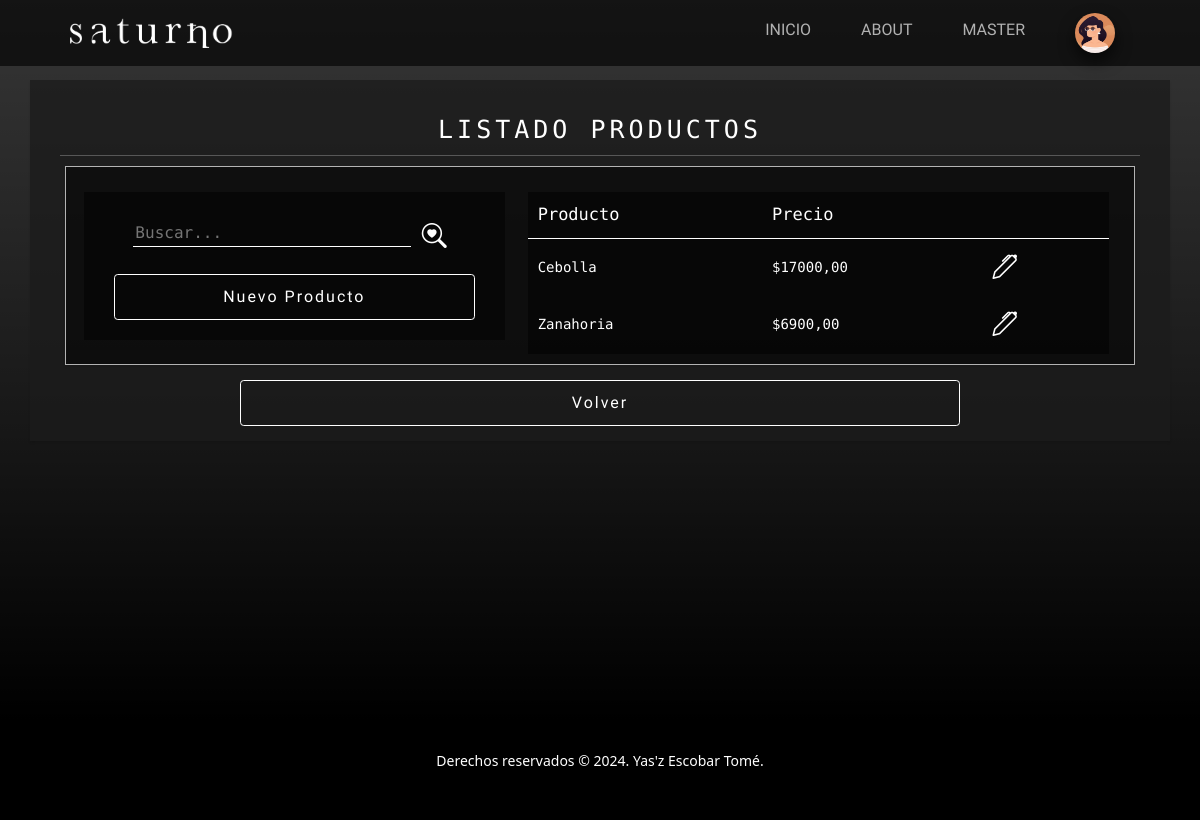
The page /productos/ (signed in) on the database its author committed.
### userManagement/models.py (models this page shows)
class Avatar(models.Model):
    user = models.OneToOneField(User, on_delete=models.CASCADE)
    image = models.ImageField(upload_to='media/avatars/', null=True, blank=True)
    def __str__(self):
        return self.image.url

### products/models.py (models this page shows, shortened)
class Product(models.Model):
    name = models.CharField(max_length=100)
    price = models.DecimalField(max_digits=10, decimal_places=2)

### products/views.py (the view)
# urls.py: path('', ProductListView.as_view(), name='Products'),
class ProductListView(LoginRequiredMixin, ListView):
    model = Product
    context_object_name = 'products'
    template_name = 'products/products.html'

### products/templates/products/products.html (shortened to what this page needs)
{% extends 'main/base.html' %}
{% block main %}
<section class="page-section">
    <div class="container container-list py-4 px-lg-5 text-white text-center">
        <h1>LISTADO PRODUCTOS</h1>
        <hr>
        <div class="row gx-4 gx-lg-5 mx-2 custom-card justify-content-around">
            <div class="col-12 col-lg-5 align-top mt-4">
                <div class="row info-card ">
                    {% block search %}
                        {% include 'main/search.html' with page='Products' %}
                    {% endblock search %}
                    {% if request.user.is_superuser %}
                        <a class="btn btn-outline-green" href="{% url 'CreateProduct' %}">Nuevo Producto</a>
                    {% endif %}
                </div>
            </div>
            <div class="col-12 col-lg-7 mt-4">
                <table class="info-card justify-content-center">
                    <thead>
                        <tr>
                            <th>Producto</th>
                            <th>Precio</th>
                            <th></th>
                        </tr>
                    </thead>
                    <tbody>
                        {% for product in products %}
                        <tr>
                            <td>{{ product.name }}</td>
                            <td>${{ product.price }}</td>
                            {% if request.user.is_superuser %}
                            <td>
                                <a href="{% url 'DetailProduct' product.pk %}">
                                    <i class="bi bi-pen"></i>
                                </a>
                            </td>
                            {% endif %}
                        </tr>
                        {% endfor %}
                    </tbody>
                </table>
            </div>
        </div>
        <a class="btn btn-outline-orange col-8 mt-4" href="{% url 'index' %}">Volver</a>
    </div>
</section>
{% endblock %}

### main/templates/main/base.html (shortened to what this page needs)
{% load static %}
<!DOCTYPE html>
<html lang="es">
<head>
    <link href="https://cdn.jsdelivr.net/npm/bootstrap@5.3.3/dist/css/bootstrap.min.css" rel="stylesheet"
>
    <link href="{% static 'main/css/styles.css' %}" rel="stylesheet"/>
</head>
<body>
    <nav class="navbar navbar-expand-lg navbar-light fixed-top">
        <div class="container px-4 px-lg-5">
            <a class="navbar-brand" href="/">
                <img src="{% static 'main/assets/img/logo.png' %}" alt="logo" class="d-inline-block align-text-top">
            </a>
            <div class="collapse navbar-collapse" id="navbarNav">
                <ul class="navbar-nav ms-auto">
                    <li class="nav-item pt-2">
                        <a class="nav-link" aria-current="page" href="{% url 'index' %}">INICIO</a>
                    </li>
                    <li class="nav-item pt-2">
                        <a class="nav-link" href="{% url 'About' %}">ABOUT</a>
                    </li>
                    <li class="nav-item dropdown pt-2">
                        {% if request.user.is_authenticated %}
                        <a class="nav-link" type="button" id="dropdownMenuButton" data-bs-toggle="dropdown" aria-expanded="false">
                            {{request.user.username|upper}}
                        </a>
                        {% endif %}
                    </li>
                    <li class="nav-item dropdown">
                        {% if request.user.is_authenticated %}
                        <a class="nav-link" type="button" id="dropdownMenuButton" data-bs-toggle="dropdown" aria-expanded="false">
                            <img class="avatar-circle" src="{{request.user.avatar}}" alt="" height="40px">
                        </a>
                        {% endif %}
                    </li>
                </ul>
            </div>
        </div>
    </nav>
    {% block main %}
    {% endblock main %}
    <footer class="footer bg-black small text-center text-white-50">
        <p>Derechos reservados &copy; 2024. Yas'z Escobar Tomé.</p>
    </footer>
</body>
</html>

### rows shown on the page
Product: name "Cebolla", price "17000,00"
Product: name "Zanahoria", price "6900,00"

### other values the page prints
{{ request.user.username|upper }} "MASTER"
